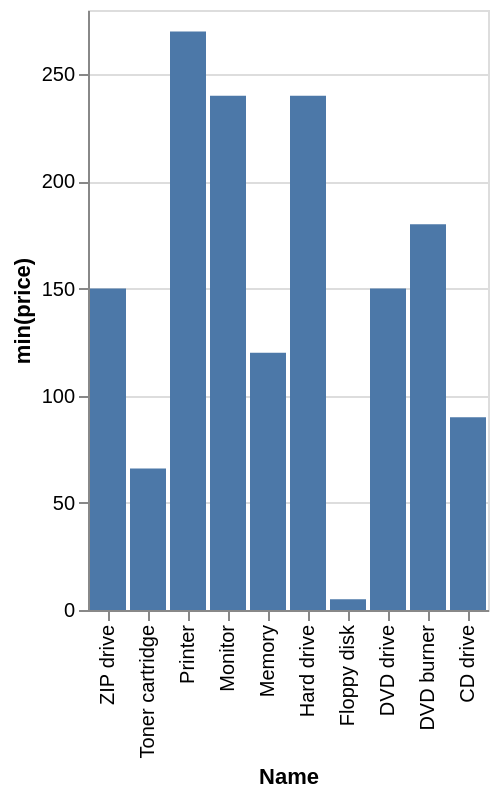

Vega-Lite specification for this chart:
### Vega-Lite specification from a JSON file in a GitHub repository (floating-point values rounded to 4 significant figures)
{"data": {"values": [{"x_data": "ZIP drive", "y_data": 150}, {"x_data": "Toner cartridge", "y_data": 66}, {"x_data": "Printer", "y_data": 270}, {"x_data": "Monitor", "y_data": 240}, {"x_data": "Memory", "y_data": 120}, {"x_data": "Hard drive", "y_data": 240}, {"x_data": "Floppy disk", "y_data": 5}, {"x_data": "DVD drive", "y_data": 150}, {"x_data": "DVD burner", "y_data": 180}, {"x_data": "CD drive", "y_data": 90}]}, "mark": "bar", "encoding": {"x": {"field": "x_data", "type": "nominal", "title": "Name", "sort": "descending"}, "y": {"field": "y_data", "type": "quantitative", "title": "min(price)"}}}
